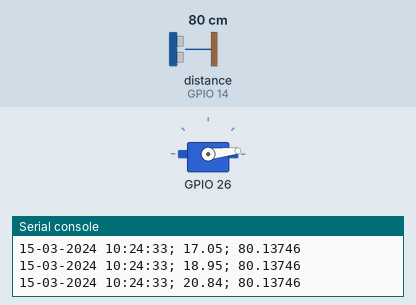
This program was run on a simulated ESP32 board running MicroPython. On the bench: servo, the last lines printed to the serial console. The test bench sets the inputs (shaded band); at power-on: distance to the obstacle (sensor on GPIO 14) 80 cm. The echo pulse lasts 58.3 µs per cm; WiFi joins after 1.5 s; files the program writes start out absent; servo angles are drawn from the pulse width (0.5 ms = 0°, 2.5 ms = 180°); the clock reads 2024-03-15 10:24:30 at power-on unless the program sets it.

Above: at 3.7 s.
3.8 s: distance to the obstacle (sensor on GPIO 14) set to 2 cm
At 12.35 s:
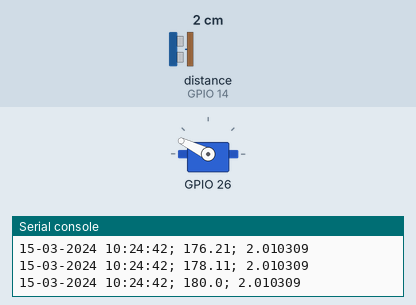
12.8 s: distance to the obstacle (sensor on GPIO 14) set to 4 cm
At 13.37 s:
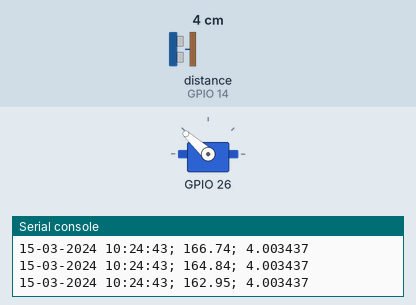
Timing chart, 0 to 21.8 s (numbered marks = the images above; inputs shaded):
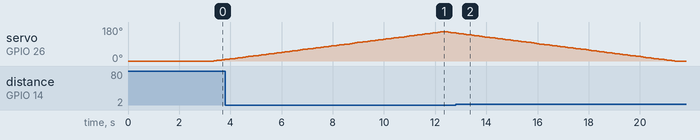

The program:

main.py
```python
from time import sleep, localtime, time
from servo import Servo
from ultrasonic import Ultrasonic

servo = Servo(servo_pin_num=26)
us_sensor = Ultrasonic(trigger_pin=13, echo_pin=14, echo_timeout_us=10000)

log = open("log.txt" , "a")

def padding(string):
    if len(string) < 2:
        return "0" + string
    return string

def printLog(time_tuple, angle, distance):
    dd = padding(str(time_tuple[2]))
    mm = padding(str(time_tuple[1]))
    yyyy = padding(str(time_tuple[0]))
    hrs = padding(str(time_tuple[3]))
    mins = padding(str(time_tuple[4]))
    sec = padding(str(time_tuple[5]))
    date = f"{dd}-{mm}-{yyyy}"
    time = f"{hrs}:{mins}:{sec}"
    timestamp = date + " " + time
    print(f"{timestamp}; {angle}; {distance}")
    log.write(f"{timestamp};{angle};{distance}\n")

while True:
    for d in range(18,114,1):
        angle = servo._get_angle(d)
        distance = us_sensor.distance_cm()
        printLog(localtime(time()), angle, distance)
        sleep(0.1)

    sleep(0.1)

    for d in range(113,17,-1):
        angle = servo._get_angle(d)
        distance = us_sensor.distance_cm()
        printLog(localtime(time()), angle, distance)
        sleep(0.1)
```

servo.py
```python
from machine import Pin, PWM
from time import sleep

class Servo:
    def __init__(self, servo_pin_num):
        self.servo_pin = Pin(servo_pin_num, Pin.IN)
        self.servo = PWM(self.servo_pin)
        self.servo.freq(50)
        # Bring servo to home position
        self.servo.duty(18)
        sleep(1)

    def _get_angle(self, duty):
        self.servo.duty(duty)
        angle = round(36*(duty-18)/19, 2)
        return angle
```

ultrasonic.py
```python
import machine, time
from machine import Pin

__version__ = '0.2.0'
__author__ = 'Roberto Sánchez'
__license__ = "Apache License 2.0. https://www.apache.org/licenses/LICENSE-2.0"

class Ultrasonic:
    """
    Driver to use the ultrasonic sensor HC-SR04.
    The sensor range is between 2cm and 4m.
    The timeouts received listening to echo pin are converted to OSError('Out of range')
    """
    # echo_timeout_us is based in chip range limit (400cm)
    def __init__(self, trigger_pin, echo_pin, echo_timeout_us=500*2*30):
        """
        trigger_pin: Output pin to send pulses
        echo_pin: Readonly pin to measure the distance. The pin should be protected with 1k resistor
        echo_timeout_us: Timeout in microseconds to listen to echo pin.
        By default is based in sensor limit range (4m)
        """
        self.echo_timeout_us = echo_timeout_us
        # Init trigger pin (out)
        self.trigger = Pin(trigger_pin, mode=Pin.OUT, pull=None)
        self.trigger.value(0)

        # Init echo pin (in)
        self.echo = Pin(echo_pin, mode=Pin.IN, pull=None)

    def _send_pulse_and_wait(self):
        """
        Send the pulse to trigger and listen on echo pin.
        We use the method `machine.time_pulse_us()` to get the microseconds until the echo is received.
        """
        self.trigger.value(0) # Stabilize the sensor
        time.sleep_us(5)
        self.trigger.value(1)
        # Send a 10us pulse.
        time.sleep_us(10)
        self.trigger.value(0)
        try:
            pulse_time = machine.time_pulse_us(self.echo, 1, self.echo_timeout_us)
            return pulse_time
        except OSError as ex:
            if ex.args[0] == 110: # 110 = ETIMEDOUT
                raise OSError('Out of range')
            raise ex

    def distance_mm(self):
        """
        Get the distance in milimeters without floating point operations.
        """
        pulse_time = self._send_pulse_and_wait()

        # To calculate the distance we get the pulse_time and divide it by 2
        # (the pulse walk the distance twice) and by 29.1 because
        # the sound speed on air (343.2 m/s), that It's equivalent to
        # 0.34320 mm/us that is 1mm each 2.91us
        # pulse_time // 2 // 2.91 -> pulse_time // 5.82 -> pulse_time * 100 // 582
        mm = pulse_time * 100 // 582
        return mm

    def distance_cm(self):
        """
        Get the distance in centimeters with floating point operations.
        It returns a float
        """
        pulse_time = self._send_pulse_and_wait()

        # To calculate the distance we get the pulse_time and divide it by 2
        # (the pulse walk the distance twice) and by 29.1 becasue
        # the sound speed on air (343.2 m/s), that It's equivalent to
        # 0.034320 cm/us that is 1cm each 29.1us
        cms = (pulse_time / 2) / 29.1
        return cms
```

boot.py
```python
# This file is executed on every boot (including wake-boot from deepsleep)
# Connect to internet

import network
import esp
import gc
import sys
from time import sleep

esp.osdebug(None)
gc.collect()

ssid = 'JioFiber-S4amp'
password = 'Shiv@1997'

station = network.WLAN(network.STA_IF)
station.active(True)
station.connect(ssid, password)

print("Connecting", end="")
sleep_counter = 0
while station.isconnected() == False:
    print(".", end="")
    if sleep_counter <= 40:
        sleep_counter += 1
    else:
        print("\n\nTaking too much time to connect to the network! Aborting now")
        sys.exit()
    sleep(0.25)

print('\nConnection successful')
print(station.ifconfig())
```
